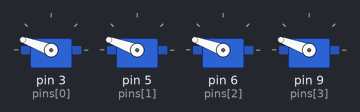
A sketch run on a simulated Arduino Uno, built with avr-gcc and run on an emulated ATmega328P. Shown: 4 × servo.

Above: at 3.1 s.
At 7.1 s:
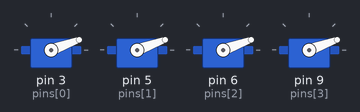
Timing chart, 0 to 8.6 s (numbered marks = the images above):
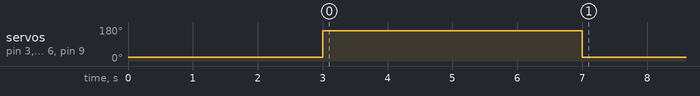

Measured:
- by itself, servo on pin 3 (pins[0]), servo on pin 5 (pins[1]), servo on pin 6 (pins[2]), servo on pin 9 (pins[3]): 20° → 160° at 3.0 s, → 20° 4.0 s later

The sketch:

brushlesstest.ino
```cpp
// Controlling a servo position using a potentiometer (variable resistor)
// by Michal Rinott <http://people.interaction-ivrea.it/m.rinott>

#include <Servo.h>

int pins[4] = {3, 5, 6, 9};
Servo servos[4];  // create servo object to control a servo

int potpin = 0;  // analog pin used to connect the potentiometer
int val;    // variable to read the value from the analog pin

void setup()
{
  for (int i = 0; i < 4; i++) {
    servos[i].attach(pins[i]);
    servos[i].write(20);
  }
    delay(3000);
  for (int i = 0; i < 4; i++) {
    servos[i].write(160);
  }
    delay(4000);
  for (int i = 0; i < 4; i++) {
    servos[i].write(20);
  }
}

void loop()
{                     // waits for the servo to get there
}
```
